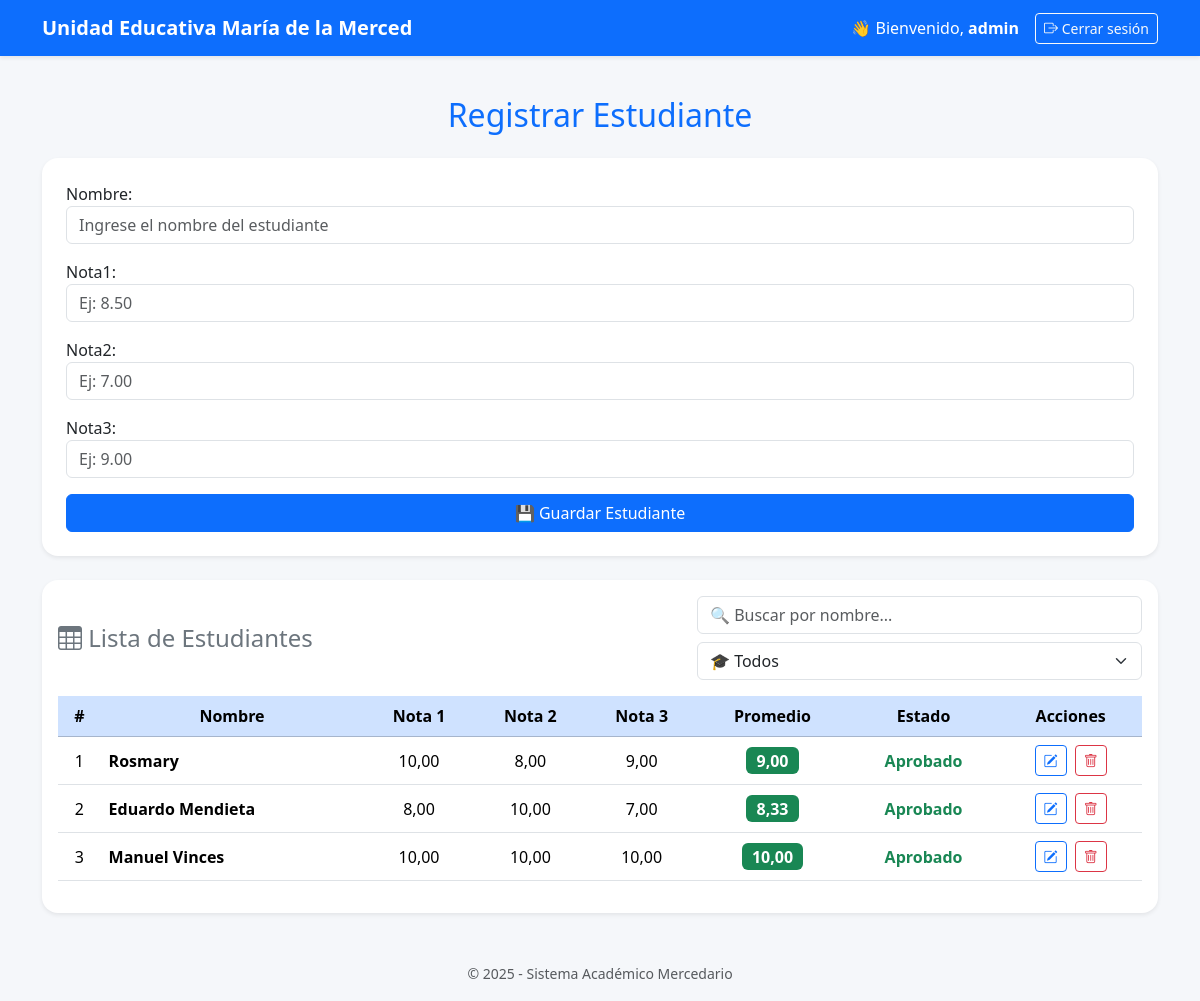
The app's page /registrar/ (signed in), older data.
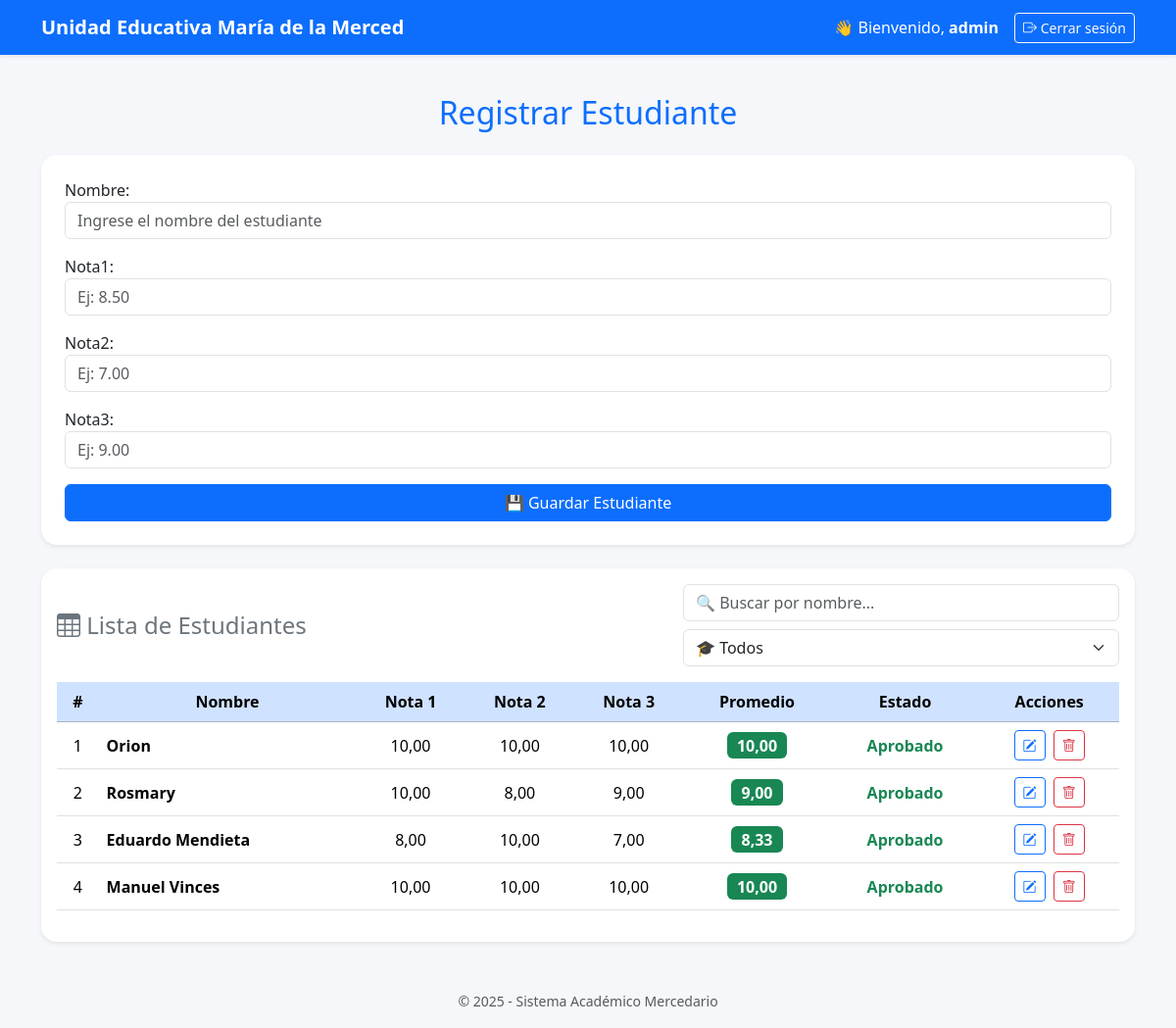
The same page, newer data.
### estudiantes/models.py (models this page shows, shortened)
class Estudiante(models.Model):
    nombre = models.CharField(max_length=100)
    nota1 = models.DecimalField(max_digits=4, decimal_places=2)
    nota2 = models.DecimalField(max_digits=4, decimal_places=2)
    nota3 = models.DecimalField(max_digits=4, decimal_places=2)
    promedio = models.DecimalField(max_digits=4, decimal_places=2, blank=True, null=True)
    class Meta:
        permissions = [
            ("puede_editar", "Puede editar estudiantes"),
            ("puede_eliminar", "Puede eliminar estudiantes"),
        ]

### estudiantes/views.py (the view)
# urls.py: path('registrar/', views.registrar_estudiante, name='registrar_estudiante'),
@login_required(login_url='/login/')
def registrar_estudiante(request):
    if request.method == 'POST':
        form = EstudianteForm(request.POST)
        if form.is_valid():
            form.save()
            messages.success(request, '✅ Estudiante registrado correctamente.')
            return redirect('registrar_estudiante')
        else:
            messages.error(request, '⚠️ Error al registrar el estudiante.')
    else:
        form = EstudianteForm()
    lista_estudiantes = Estudiante.objects.all().order_by('-id')
    paginator = Paginator(lista_estudiantes, 10)
    page_number = request.GET.get('page')
    estudiantes = paginator.get_page(page_number)
    return render(request, 'estudiantes/registrar_estudiante.html', {
        'form': form,
        'estudiantes': estudiantes,
    })

### estudiantes/forms.py (shortened to what this page needs)
class EstudianteForm(forms.ModelForm):
    class Meta:
        model = Estudiante
        fields = ['nombre', 'nota1', 'nota2', 'nota3']
        widgets = {
            'nombre': forms.TextInput(attrs={
                'class': 'form-control',
                'placeholder': 'Ingrese el nombre del estudiante'
            }),
            'nota1': forms.NumberInput(attrs={
                'class': 'form-control',
                'step': '0.01',
                'placeholder': 'Ej: 8.50'
            }),
            'nota2': forms.NumberInput(attrs={
                'class': 'form-control',
                'step': '0.01',
                'placeholder': 'Ej: 7.00'
            }),
            'nota3': forms.NumberInput(attrs={
                'class': 'form-control',
                'step': '0.01',
                'placeholder': 'Ej: 9.00'
            }),
        }

### estudiantes/templates/estudiantes/registrar_estudiante.html (shortened to what this page needs)
{% extends 'base.html' %}
{% block content %}
<h2 class="text-center text-primary mb-4">Registrar Estudiante</h2>
<form method="POST" class="card p-4 shadow-sm mb-4 border-0 rounded-4">
    {{ form.as_p }}
    <button type="submit" class="btn btn-primary w-100">
        💾 Guardar Estudiante
    </button>
</form>
<div class="card mt-4 shadow-sm border-0 rounded-4">
    <div class="card-body">
        <div class="d-flex flex-wrap justify-content-between align-items-center mb-3 gap-2">
            <h4 class="text-secondary m-0">
                <i class="bi bi-table"></i> Lista de Estudiantes
            </h4>
            <div class="d-flex gap-2 flex-wrap">
                <input type="text" id="buscador" class="form-control" placeholder="🔍 Buscar por nombre..." style="min-width: 220px;">
                <select id="filtroEstado" class="form-select" style="min-width: 180px;">
                    <option value="">🎓 Todos</option>
                </select>
            </div>
        </div>
        {% if estudiantes %}
        <div class="table-responsive">
            <table id="tablaEstudiantes" class="table table-hover align-middle text-center">
                <thead class="table-primary">
                    <tr>
                        <th>#</th>
                        <th>Nombre</th>
                        <th>Nota 1</th>
                        <th>Nota 2</th>
                        <th>Nota 3</th>
                        <th>Promedio</th>
                        <th>Estado</th>
                        <th>Acciones</th>
                    </tr>
                </thead>
                <tbody>
                    {% for estudiante in estudiantes %}
                    <tr data-estado="{% if estudiante.promedio >= 7 %}aprobado{% elif estudiante.promedio >= 5 %}regular{% else %}reprobado{% endif %}">
                        <td>{{ forloop.counter }}</td>
                        <td class="text-start fw-semibold">{{ estudiante.nombre }}</td>
                        <td>{{ estudiante.nota1 }}</td>
                        <td>{{ estudiante.nota2 }}</td>
                        <td>{{ estudiante.nota3 }}</td>
                        <td>
                            {% if estudiante.promedio >= 7 %}
                                <span class="badge bg-success fs-6">{{ estudiante.promedio }}</span>
                            {% elif estudiante.promedio >= 5 %}
                                <span class="badge bg-warning text-dark fs-6">{{ estudiante.promedio }}</span>
                            {% else %}
                                <span class="badge bg-danger fs-6">{{ estudiante.promedio }}</span>
                            {% endif %}
                        </td>
                        <td>
                            {% if estudiante.promedio >= 7 %}
                                <span class="text-success fw-bold">Aprobado</span>
                            {% elif estudiante.promedio >= 5 %}
                                <span class="text-warning fw-bold">Regular</span>
                            {% else %}
                                <span class="text-danger fw-bold">Reprobado</span>
                            {% endif %}
                        </td>
                        <td>
                            <a href="{% url 'editar_estudiante' estudiante.id %}"
                               class="btn btn-outline-primary btn-sm me-1"
                               title="Editar">
                                <i class="bi bi-pencil-square"></i>
                            </a>
                            <a href="{% url 'eliminar_estudiante' estudiante.id %}"
                               class="btn btn-outline-danger btn-sm"
                               title="Eliminar"
                               onclick="return confirm('¿Seguro que deseas eliminar a {{ estudiante.nombre }}?')">
                                <i class="bi bi-trash"></i>
                            </a>
                        </td>
                    </tr>
                    {% endfor %}
                </tbody>
            </table>
        </div>
        {% else %}
        <div class="alert alert-secondary text-center mt-3">
            <i class="bi bi-info-circle"></i> No hay estudiantes registrados aún.
        </div>
        {% endif %}
    </div>
</div>
{% endblock %}

### estudiantes/templates/base.html (shortened to what this page needs)
<!DOCTYPE html>
<html lang="es">
<head>
    <link href="https://cdn.jsdelivr.net/npm/bootstrap@5.3.3/dist/css/bootstrap.min.css" rel="stylesheet">
    <link href="https://cdn.jsdelivr.net/npm/bootstrap-icons@1.11.3/font/bootstrap-icons.css" rel="stylesheet">
</head>
<body>
    <nav class="navbar navbar-expand-lg navbar-dark bg-primary shadow-sm">
        <div class="container">
            <a class="navbar-brand" href="{% url 'registrar_estudiante' %}">
                Unidad Educativa María de la Merced
            </a>
            {% if user.is_authenticated %}
            <div class="d-flex align-items-center text-white">
                <span class="me-3">
                    👋 Bienvenido, <strong>{{ user.username }}</strong>
                </span>
                <a href="{% url 'logout' %}" class="btn btn-outline-light btn-sm">
                    <i class="bi bi-box-arrow-right"></i> Cerrar sesión
                </a>
            </div>
            {% endif %}
        </div>
    </nav>
    <div class="container content-wrapper">
        {% block content %}
        {% endblock %}
    </div>
    <footer class="text-center text-muted mt-5 mb-3">
        <small>© 2025 - Sistema Académico Mercedario</small>
    </footer>
</body>
</html>

### estudiantes/templates/base.html (style rules this page uses)
body { background-color: #f5f7fa; }
.navbar-brand { font-weight: bold; }
.content-wrapper { margin-top: 40px; }

Row changes from the older to the newer data that the page shows:
added Estudiante: nombre "Orion", nota1 "10,00", nota2 "10,00", nota3 "10,00", promedio "10,00", shows "Aprobado"
